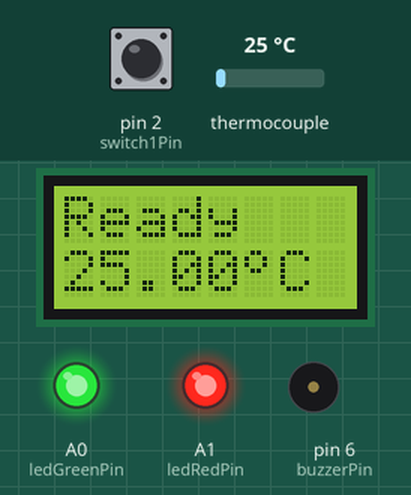
Simulated run of this sketch. Board: Arduino Uno, built with avr-gcc and run on an emulated ATmega328P. Parts: 8×2 character LCD, output pins drawn as LEDs (lit = HIGH), buzzer (waves = sounding, pin HIGH). Dashed ring = blinking. The test bench sets the inputs (shaded band); at power-on: pin 2 (switch1Pin) HIGH, thermocouple 25 °C. Pins used as bus, display or sensor lines are not drawn; what the sketch prints to the serial monitor is not drawn.

Above: at 3.7 s.
3.8 s: pin 2 (switch1Pin) pulled LOW for 0.15 s
At 6.2 s:
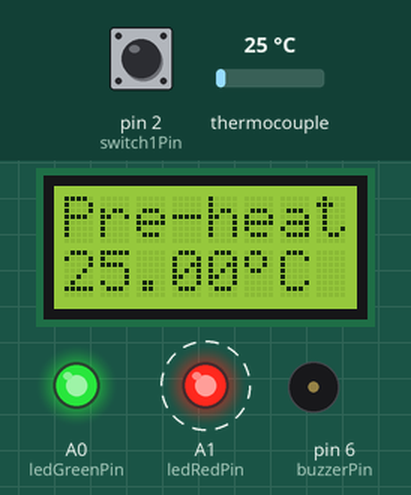
8.0 s: thermocouple set to 116 °C
At 9.3 s:
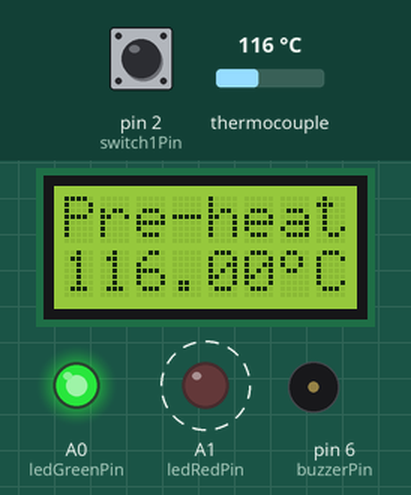
11.0 s: thermocouple set to 124 °C
At 14.3 s:
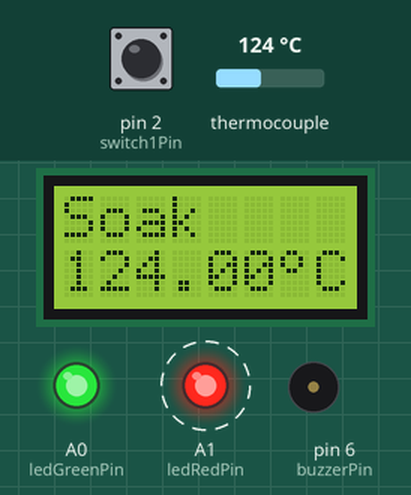
15.0 s: pin 2 (switch1Pin) pulled LOW for 1 s
At 16.9 s:
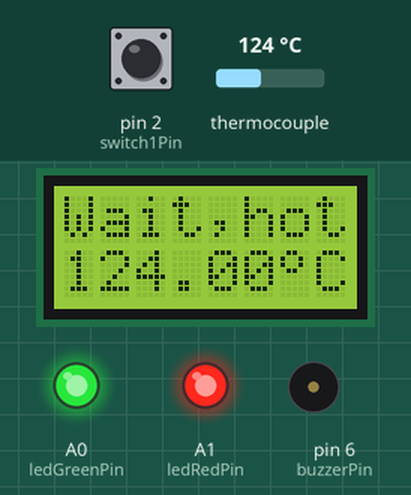
18.0 s: thermocouple set to 55 °C
At 19.6 s:
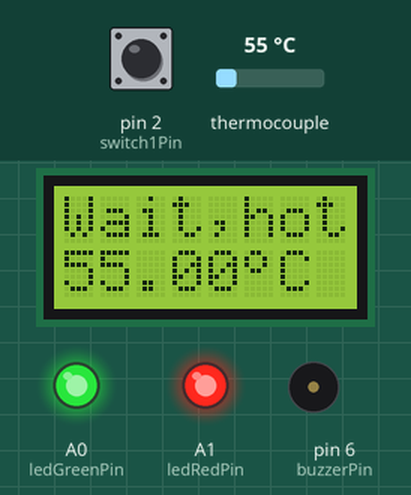
20.0 s: thermocouple set to 44 °C
At 21.9 s:
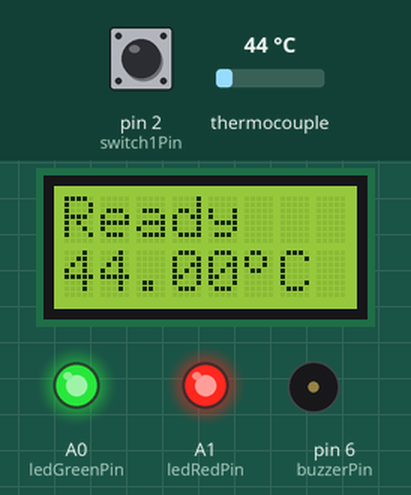
Timing chart, 0 to 23.4 s (numbered marks = the images above; inputs shaded):
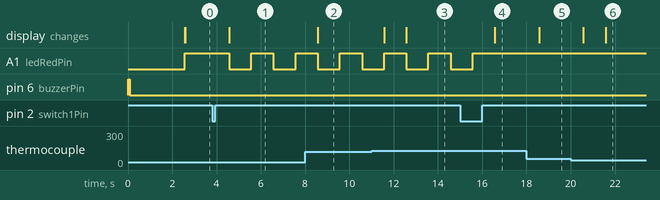

The sketch:

PCBReflowOver.ino.ino
```cpp
// (licence header left out)
// Comment either one the following #define to select your board revision
// Newer board version starts from v1.60 using MAX31855KASA+ chip
//#define  USE_MAX31855
// Older board version below version v1.60 using MAX6675ISA+ chip
#define USE_MAX6675

// ***** INCLUDES *****
#include <LiquidCrystal.h>
#ifdef  USE_MAX31855
  #include <MAX31855.h>
#else
  #include <max6675.h>
#endif
#include <PID_v1.h>

// ***** TYPE DEFINITIONS *****
typedef enum REFLOW_STATE
{
  REFLOW_STATE_IDLE,
  REFLOW_STATE_PREHEAT,
  REFLOW_STATE_SOAK,
  REFLOW_STATE_REFLOW,
  REFLOW_STATE_COOL,
  REFLOW_STATE_COMPLETE,
  REFLOW_STATE_TOO_HOT,
  REFLOW_STATE_ERROR
} reflowState_t;

typedef enum REFLOW_STATUS
{
  REFLOW_STATUS_OFF,
  REFLOW_STATUS_ON
} reflowStatus_t;

typedef enum SWITCH
{
  SWITCH_NONE,
  SWITCH_1,
  SWITCH_2
} switch_t;

typedef enum DEBOUNCE_STATE
{
  DEBOUNCE_STATE_IDLE,
  DEBOUNCE_STATE_CHECK,
  DEBOUNCE_STATE_RELEASE
} debounceState_t;

// ***** CONSTANTS *****
#define TEMPERATURE_ROOM 50
//#define TEMPERATURE_SOAK_MIN 150
//#define TEMPERATURE_SOAK_MAX 200
//#define TEMPERATURE_REFLOW_MAX 250
#define TEMPERATURE_SOAK_MIN 120
#define TEMPERATURE_SOAK_MAX 217
#define TEMPERATURE_REFLOW_MAX 249
#define TEMPERATURE_COOL_MIN 100
#define SENSOR_SAMPLING_TIME 1000
//#define SOAK_TEMPERATURE_STEP 5
#define SOAK_TEMPERATURE_STEP 2
#define SOAK_MICRO_PERIOD 9000
#define DEBOUNCE_PERIOD_MIN 50

// ***** PID PARAMETERS *****
// ***** PRE-HEAT STAGE *****
#define PID_KP_PREHEAT 100
#define PID_KI_PREHEAT 0.025
#define PID_KD_PREHEAT 20
// ***** SOAKING STAGE *****
#define PID_KP_SOAK 300
#define PID_KI_SOAK 0.05
#define PID_KD_SOAK 250
// ***** REFLOW STAGE *****
#define PID_KP_REFLOW 300
#define PID_KI_REFLOW 0.05
#define PID_KD_REFLOW 350
#define PID_SAMPLE_TIME 1000

// ***** LCD MESSAGES *****
const char* lcdMessagesReflowStatus[] = {
  "Ready",
  "Pre-heat",
  "Soak",
  "Reflow",
  "Cool",
  "Complete",
  "Wait,hot",
  "Error"
};

// ***** DEGREE SYMBOL FOR LCD *****
unsigned char degree[8]  = {
  140,146,146,140,128,128,128,128};

// ***** PIN ASSIGNMENT *****
#ifdef  USE_MAX31855
  int ssrPin = 5;
  int thermocoupleSOPin = A3;
  int thermocoupleCSPin = A2;
  int thermocoupleCLKPin = A1;
  int lcdRsPin = 7;
  int lcdEPin = 8;
  int lcdD4Pin = 9;
  int lcdD5Pin = 10;
  int lcdD6Pin = 11;
  int lcdD7Pin = 12;
  int ledRedPin = 4;
  int buzzerPin = 6;
  int switchPin = A0;
#else
  int ssrPin = 5;
  int thermocoupleSOPin = A5;
  int thermocoupleCSPin = A4;
  int thermocoupleCLKPin = A3;
  int lcdRsPin = 7;
  int lcdEPin = 8;
  int lcdD4Pin = 9;
  int lcdD5Pin = 10;
  int lcdD6Pin = 11;
  int lcdD7Pin = 12;
  int ledRedPin = A1;
  int ledGreenPin = A0;
  int buzzerPin = 6;
  int switch1Pin = 2;
  int switch2Pin = 3;
#endif

// ***** PID CONTROL VARIABLES *****
double setpoint;
double input;
double output;
double kp = PID_KP_PREHEAT;
double ki = PID_KI_PREHEAT;
double kd = PID_KD_PREHEAT;
int windowSize;
unsigned long windowStartTime;
unsigned long nextCheck;
unsigned long nextRead;
unsigned long timerSoak;
unsigned long buzzerPeriod;
// Reflow oven controller state machine state variable
reflowState_t reflowState;
// Reflow oven controller status
reflowStatus_t reflowStatus;
// Switch debounce state machine state variable
debounceState_t debounceState;
// Switch debounce timer
long lastDebounceTime;
// Switch press status
switch_t switchStatus;
// Seconds timer
int timerSeconds;

// Specify PID control interface
PID reflowOvenPID(&input, &output, &setpoint, kp, ki, kd, DIRECT);
// Specify LCD interface
LiquidCrystal lcd(lcdRsPin, lcdEPin, lcdD4Pin, lcdD5Pin, lcdD6Pin, lcdD7Pin);
// Specify MAX6675 thermocouple interface
#ifdef  USE_MAX31855
  MAX31855 thermocouple(thermocoupleSOPin, thermocoupleCSPin,
                        thermocoupleCLKPin);
#else
  MAX6675 thermocouple(thermocoupleCLKPin, thermocoupleCSPin,
                       thermocoupleSOPin);
#endif

void setup()
{
  // SSR pin initialization to ensure reflow oven is off
  digitalWrite(ssrPin, LOW);
  pinMode(ssrPin, OUTPUT);

  // Buzzer pin initialization to ensure annoying buzzer is off
  digitalWrite(buzzerPin, LOW);
  pinMode(buzzerPin, OUTPUT);

  // LED pins initialization and turn on upon start-up (active low)
  digitalWrite(ledRedPin, LOW);
  pinMode(ledRedPin, OUTPUT);
  #ifdef USE_MAX6675
    // LED pins initialization and turn on upon start-up (active low)
    digitalWrite(ledGreenPin, LOW);
    pinMode(ledGreenPin, OUTPUT);
    // Switch pins initialization
    pinMode(switch1Pin, INPUT);
    pinMode(switch2Pin, INPUT);
  #endif

  // Start-up splash
  digitalWrite(buzzerPin, HIGH);
  lcd.begin(8, 2);
  lcd.createChar(0, degree);
  lcd.clear();
  lcd.print("Reflow");
  lcd.setCursor(0, 1);
  lcd.print("Oven 1.2");
  digitalWrite(buzzerPin, LOW);
  delay(2500);
  lcd.clear();

  // Serial communication at 57600 bps
  Serial.begin(57600);

  // Turn off LED (active low)
  digitalWrite(ledRedPin, HIGH);
  #ifdef  USE_MAX6675
    digitalWrite(ledGreenPin, HIGH);
  #endif
  // Set window size
  windowSize = 2000;
  // Initialize time keeping variable
  nextCheck = millis();
  // Initialize thermocouple reading variable
  nextRead = millis();
}

void loop()
{
  // Current time
  unsigned long now;

  // Time to read thermocouple?
  if (millis() > nextRead)
  {
    // Read thermocouple next sampling period
    nextRead += SENSOR_SAMPLING_TIME;
    // Read current temperature
    #ifdef  USE_MAX31855
      input = thermocouple.readThermocouple(CELSIUS);
    #else
      input = thermocouple.readCelsius();
    #endif

    // If thermocouple problem detected
    #ifdef  USE_MAX6675
      if (isnan(input))
    #else
      if((input == FAULT_OPEN) || (input == FAULT_SHORT_GND) ||
         (input == FAULT_SHORT_VCC))
    #endif
    {
      // Illegal operation
      reflowState = REFLOW_STATE_ERROR;
      reflowStatus = REFLOW_STATUS_OFF;
    }
  }

  if (millis() > nextCheck)
  {
    // Check input in the next seconds
    nextCheck += 1000;
    // If reflow process is on going
    if (reflowStatus == REFLOW_STATUS_ON)
    {
      // Toggle red LED as system heart beat
      digitalWrite(ledRedPin, !(digitalRead(ledRedPin)));
      // Increase seconds timer for reflow curve analysis
      timerSeconds++;
      // Send temperature and time stamp to serial
      Serial.print(timerSeconds);
      Serial.print(" ");
      Serial.print(setpoint);
      Serial.print(" ");
      Serial.print(input);
      Serial.print(" ");
      Serial.println(output);
    }
    else
    {
      // Turn off red LED
      digitalWrite(ledRedPin, HIGH);
    }

    // Clear LCD
    lcd.clear();
    // Print current system state
    lcd.print(lcdMessagesReflowStatus[reflowState]);
    // Move the cursor to the 2 line
    lcd.setCursor(0, 1);

    // If currently in error state
    if (reflowState == REFLOW_STATE_ERROR)
    {
      // No thermocouple wire connected
      lcd.print("TC Error!");
    }
    else
    {
      // Print current temperature
      lcd.print(input);

      #if ARDUINO >= 100
        // Print degree Celsius symbol
        lcd.write((uint8_t)0);
      #else
        // Print degree Celsius symbol
        lcd.print(0, BYTE);
      #endif
      lcd.print("C ");
    }
  }

  // Reflow oven controller state machine
  switch (reflowState)
  {
  case REFLOW_STATE_IDLE:
    // If oven temperature is still above room temperature
    if (input >= TEMPERATURE_ROOM)
    {
      reflowState = REFLOW_STATE_TOO_HOT;
    }
    else
    {
      // If switch is pressed to start reflow process
      if (switchStatus == SWITCH_1)
      {
        // Send header for CSV file
        Serial.println("Time Setpoint Input Output");
        // Intialize seconds timer for serial debug information
        timerSeconds = 0;
        // Initialize PID control window starting time
        windowStartTime = millis();
        // Ramp up to minimum soaking temperature
        setpoint = TEMPERATURE_SOAK_MIN;
        // Tell the PID to range between 0 and the full window size
        reflowOvenPID.SetOutputLimits(0, windowSize);
        reflowOvenPID.SetSampleTime(PID_SAMPLE_TIME);
        // Turn the PID on
        reflowOvenPID.SetMode(AUTOMATIC);
        // Proceed to preheat stage
        reflowState = REFLOW_STATE_PREHEAT;
      }
    }
    break;

  case REFLOW_STATE_PREHEAT:
    reflowStatus = REFLOW_STATUS_ON;
    // If minimum soak temperature is achieve
    if (input >= TEMPERATURE_SOAK_MIN)
    {
      // Chop soaking period into smaller sub-period
      timerSoak = millis() + SOAK_MICRO_PERIOD;
      // Set less agressive PID parameters for soaking ramp
      reflowOvenPID.SetTunings(PID_KP_SOAK, PID_KI_SOAK, PID_KD_SOAK);
      // Ramp up to first section of soaking temperature
      setpoint = TEMPERATURE_SOAK_MIN + SOAK_TEMPERATURE_STEP;
      // Proceed to soaking state
      reflowState = REFLOW_STATE_SOAK;
    }
    break;

  case REFLOW_STATE_SOAK:
    // If micro soak temperature is achieved
    if (millis() > timerSoak)
    {
      timerSoak = millis() + SOAK_MICRO_PERIOD;
      // Increment micro setpoint
      setpoint += SOAK_TEMPERATURE_STEP;
      if (setpoint > TEMPERATURE_SOAK_MAX)
      {
        // Set agressive PID parameters for reflow ramp
        reflowOvenPID.SetTunings(PID_KP_REFLOW, PID_KI_REFLOW, PID_KD_REFLOW);
        // Ramp up to first section of soaking temperature
        setpoint = TEMPERATURE_REFLOW_MAX;
        // Proceed to reflowing state
        reflowState = REFLOW_STATE_REFLOW;
      }
    }
    break;

  case REFLOW_STATE_REFLOW:
    // We need to avoid hovering at peak temperature for too long
    // Crude method that works like a charm and safe for the components
    if (input >= (TEMPERATURE_REFLOW_MAX - 5))
    {
      // Set PID parameters for cooling ramp
      reflowOvenPID.SetTunings(PID_KP_REFLOW, PID_KI_REFLOW, PID_KD_REFLOW);
      // Ramp down to minimum cooling temperature
      setpoint = TEMPERATURE_COOL_MIN;
      // Proceed to cooling state
      reflowState = REFLOW_STATE_COOL;
    }
    break;

  case REFLOW_STATE_COOL:
    // If minimum cool temperature is achieve
    if (input <= TEMPERATURE_COOL_MIN)
    {
      // Retrieve current time for buzzer usage
      buzzerPeriod = millis() + 1000;
      // Turn on buzzer and green LED to indicate completion
      #ifdef  USE_MAX6675
        digitalWrite(ledGreenPin, LOW);
      #endif
      digitalWrite(buzzerPin, HIGH);
      // Turn off reflow process
      reflowStatus = REFLOW_STATUS_OFF;
      // Proceed to reflow Completion state
      reflowState = REFLOW_STATE_COMPLETE;
    }
    break;

  case REFLOW_STATE_COMPLETE:
    if (millis() > buzzerPeriod)
    {
      // Turn off buzzer and green LED
      digitalWrite(buzzerPin, LOW);
      #ifdef  USE_MAX6675
        digitalWrite(ledGreenPin, HIGH);
      #endif
      // Reflow process ended
      reflowState = REFLOW_STATE_IDLE;
    }
    break;

  case REFLOW_STATE_TOO_HOT:
    // If oven temperature drops below room temperature
    if (input < TEMPERATURE_ROOM)
    {
      // Ready to reflow
      reflowState = REFLOW_STATE_IDLE;
    }
    break;

  case REFLOW_STATE_ERROR:
    // If thermocouple problem is still present
    #ifdef  USE_MAX6675
      if (isnan(input))
    #else
      if((input == FAULT_OPEN) || (input == FAULT_SHORT_GND) ||
         (input == FAULT_SHORT_VCC))
    #endif
    {
      // Wait until thermocouple wire is connected
      reflowState = REFLOW_STATE_ERROR;
    }
    else
    {
      // Clear to perform reflow process
      reflowState = REFLOW_STATE_IDLE;
    }
    break;
  }

  // If switch 1 is pressed
  if (switchStatus == SWITCH_1)
  {
    // If currently reflow process is on going
    if (reflowStatus == REFLOW_STATUS_ON)
    {
      // Button press is for cancelling
      // Turn off reflow process
      reflowStatus = REFLOW_STATUS_OFF;
      // Reinitialize state machine
      reflowState = REFLOW_STATE_IDLE;
    }
  }

  // Simple switch debounce state machine (for switch #1 (both analog & digital
  // switch supported))
  switch (debounceState)
  {
  case DEBOUNCE_STATE_IDLE:
    // No valid switch press
    switchStatus = SWITCH_NONE;
    // If switch #1 is pressed
    #ifdef  USE_MAX6675
      if (digitalRead(switch1Pin) == LOW)
    #else
      if (analogRead(switchPin) == 0)
    #endif
      {
        // Intialize debounce counter
        lastDebounceTime = millis();
        // Proceed to check validity of button press
        debounceState = DEBOUNCE_STATE_CHECK;
      }
    break;

  case DEBOUNCE_STATE_CHECK:
    #ifdef  USE_MAX6675
      // If switch #1 is still pressed
      if (digitalRead(switch1Pin) == LOW)
    #else
      if (analogRead(switchPin) == 0)
    #endif
      {
        // If minimum debounce period is completed
        if ((millis() - lastDebounceTime) > DEBOUNCE_PERIOD_MIN)
        {
          // Proceed to wait for button release
          debounceState = DEBOUNCE_STATE_RELEASE;
        }
      }
      // False trigger
      else
      {
        // Reinitialize button debounce state machine
        debounceState = DEBOUNCE_STATE_IDLE;
      }
    break;

  case DEBOUNCE_STATE_RELEASE:
    #ifdef  USE_MAX6675
      if (digitalRead(switch1Pin) == HIGH)
    #else
      if (analogRead(switchPin) > 0)
    #endif
    {
      // Valid switch 1 press
      switchStatus = SWITCH_1;
      // Reinitialize button debounce state machine
      debounceState = DEBOUNCE_STATE_IDLE;
    }
    break;
  }

  // PID computation and SSR control
  if (reflowStatus == REFLOW_STATUS_ON)
  {
    now = millis();

    reflowOvenPID.Compute();

    if((now - windowStartTime) > windowSize)
    {
      // Time to shift the Relay Window
      windowStartTime += windowSize;
    }
    if(output > (now - windowStartTime)) digitalWrite(ssrPin, HIGH);
    else digitalWrite(ssrPin, LOW);
  }
  // Reflow oven process is off, ensure oven is off
  else
  {
    digitalWrite(ssrPin, LOW);
  }
}
```

Measured:
- the behaviour switches between 119 and 120 °C on thermocouple (found by bisection; images 2 and 3)
- the behaviour switches between 50 and 49 °C on thermocouple (found by bisection; images 5 and 6)
- after the input at 3.8 s, A1 (ledRedPin): alternates HIGH for 1.0 s and LOW for 1.0 s, starting after 0.77 s; the display: changes after 0.78 s (image 1)
- after the input at 8.0 s, the display: changes after 0.58 s (image 2)
- after the input at 11.0 s, the display: first changes after 0.58 s (image 3 shows a later state)
- after the input at 15.0 s, A1 (ledRedPin): goes on until 15.6 s, then stays HIGH; the display: changes after 1.6 s (image 4)
- after the input at 18.0 s, the display: changes after 0.58 s (image 5)
- after the input at 20.0 s, the display: first changes after 0.58 s (image 6 shows a later state)
